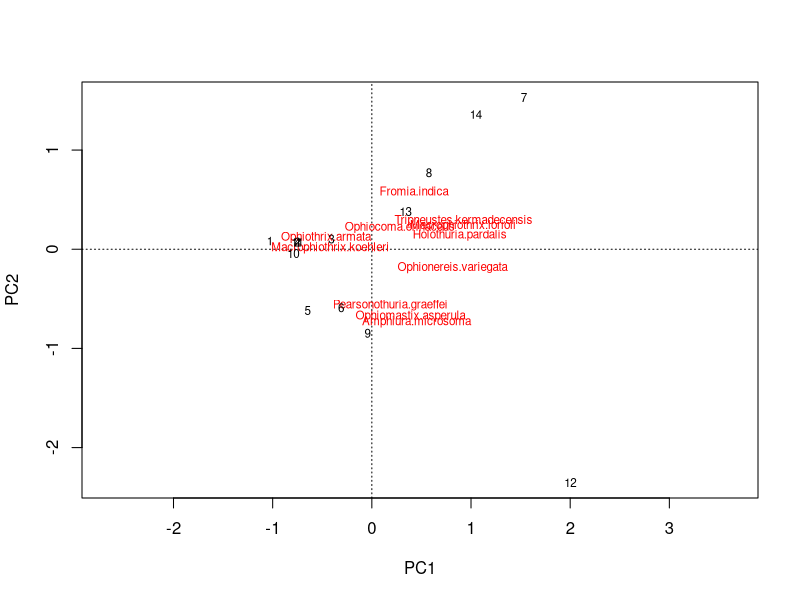
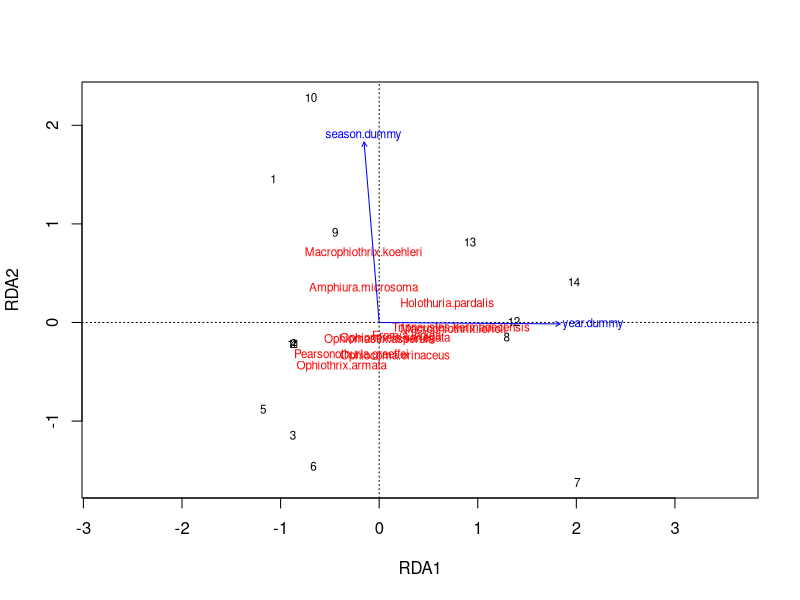
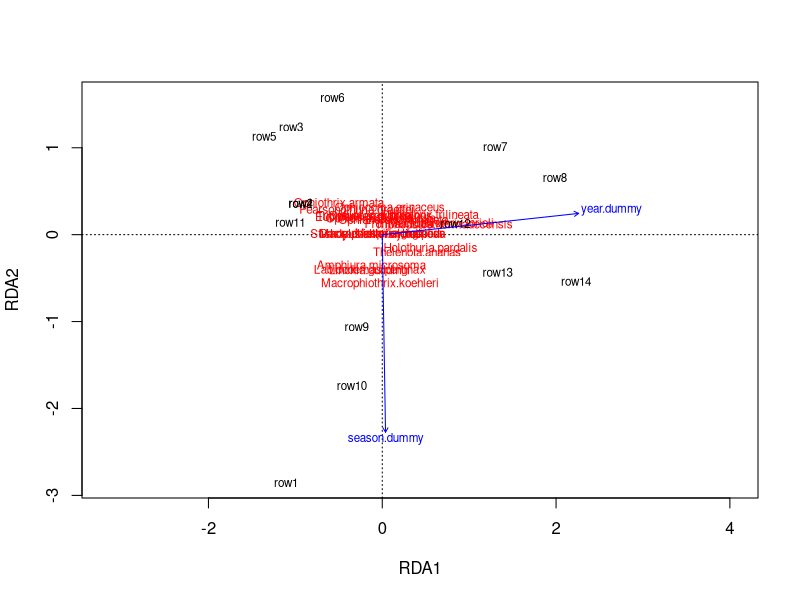
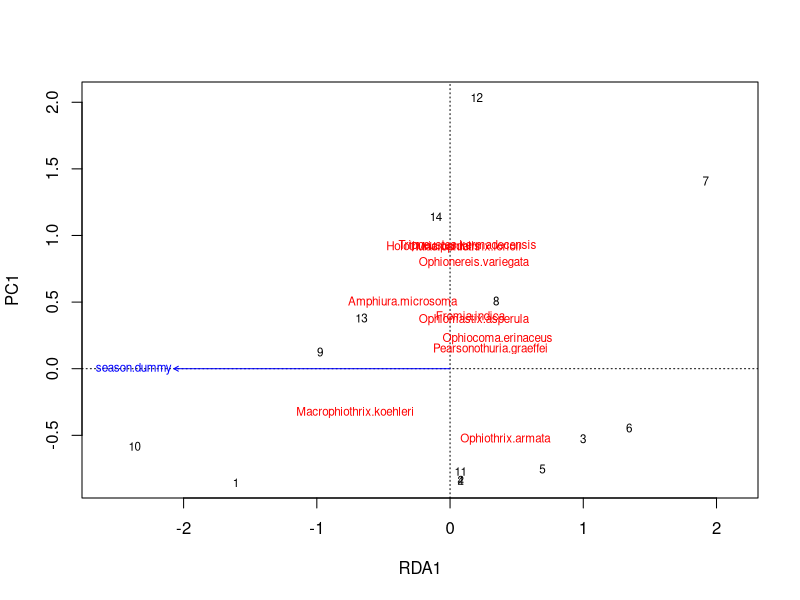
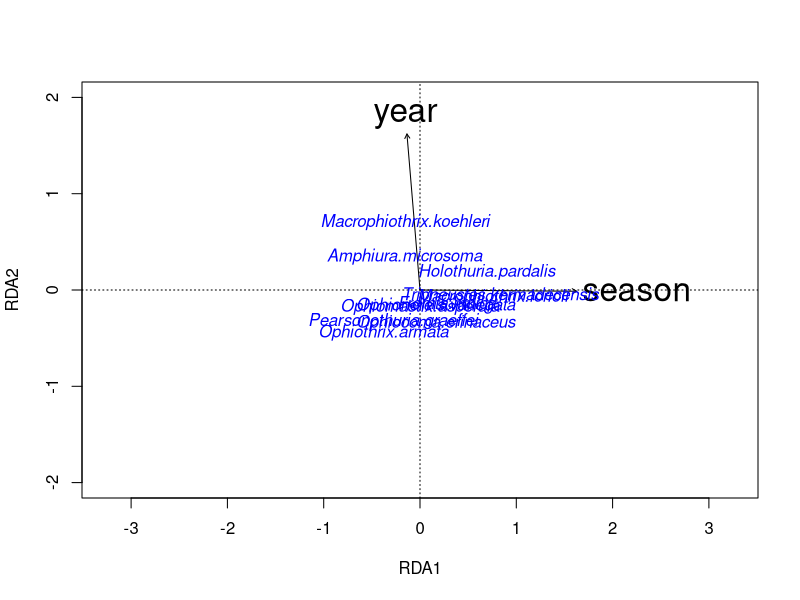
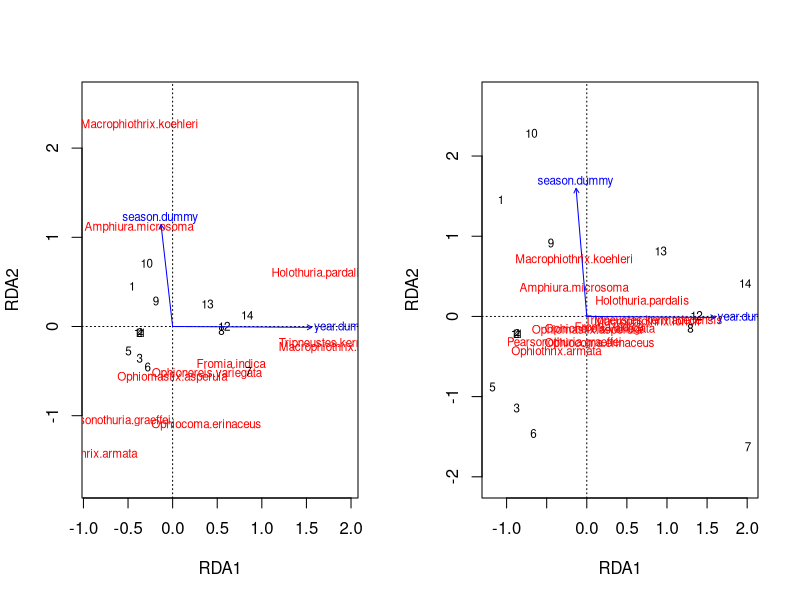
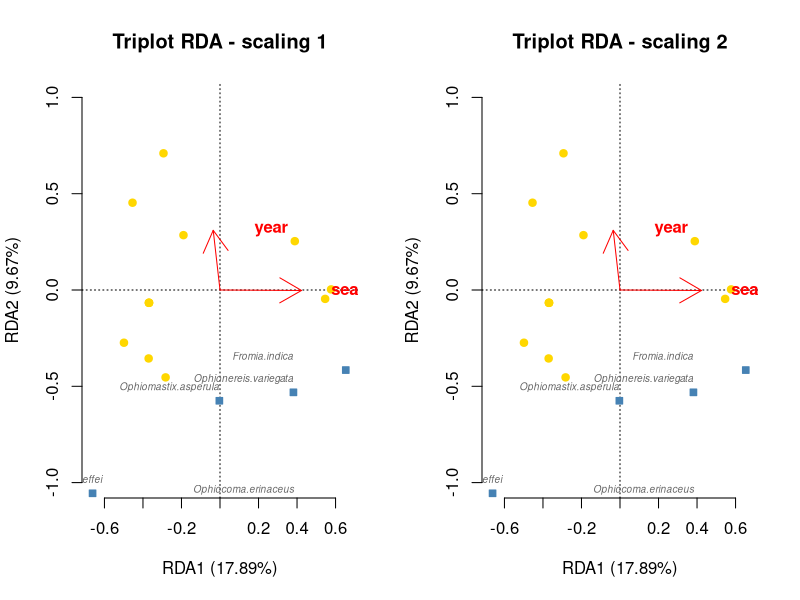

The R script that drew these images, in order:
## ---- chunk 1
library(tidyverse)
library(vegan)
library(ggplot2)
## ---- chunk 2
setwd("~/Desktop/Undergraduate/manuscript/hons_manuscript_2023/moore/nmds")
## ---- chunk 3
df <- read.csv("moore_counts_echinoSp_otutax2.csv")

df <- df %>%
  tibble::column_to_rownames("species") 
df <- lapply(df, as.numeric)
df <- as.data.frame(df) 
head(df)

env <- read_csv("moore_env.csv")
env <- env %>%
  tibble::column_to_rownames("sample")

env1 <- as.data.frame(env)
head(env1)

pa <- decostand(df, "pa") #standardize for presence absence
decorana(pa) #SD should be < 3
hel <- decostand(pa, "hellinger") #Hellinger transformation if SD is too high (Legendre and Gallagher 2001)
decorana(hel)
## ---- chunk 4
sum <- apply(pa, 2, sum) #calculate sum per species
sort(sum)
fin <- pa[, ! sum<2] #remove species that occur in fewer than 2 samples
fin <- fin[rowSums(fin[, -1])>0,] #remove sites with 0 species
sort(apply(fin, 2, max)) #variability in max "abundance"
sort(apply(fin, 2, sd)) #variation is not high
decorana(fin) #SD should be < 3
## ---- chunk 5
m1 <- rda(fin ~ 1, data=env1, scale=TRUE) # RDA analysis, scale=TRUE if not hellinger transformed
summary(m1) # % explained by variables in constrained 
plot(m1)
## ---- chunk 6
m2 <- rda(fin ~ year.dummy + season.dummy, data=env1, scale=TRUE) # RDA analysis, scale=TRUE if not hellinger transformed
summary(m2) # % explained by variables in constrained 
plot(m2)

m2a <- rda(hel ~ year.dummy + season.dummy, data=env1, scale=TRUE) # RDA analysis, scale=TRUE if not hellinger transformed
summary(m2a) # % explained by variables in constrained 
plot(m2a)

coef(m2) # extract canonical coefficients 
set.seed(111)
anova.cca(m2, STEP=1000) # checks if model is statistically significant 
anova.cca(m2, by="axis", step=10000) # statistical significance of each axis
anova.cca(m2, by="term", step=10000) # statistical significance of each term
vif.cca(m2) # anything above 10/20 should be avoided
RsquareAdj(m2)$adj.r.squared

coef(m2a) # extract canonical coefficients 
set.seed(111)
anova.cca(m2a, STEP=1000) # checks if model is statistically significant 
anova.cca(m2a, by="axis", step=10000) # statistical significance of each axis
anova.cca(m2a, by="term", step=10000) # statistical significance of each term
vif.cca(m2a) # anything above 10 should be avoided
RsquareAdj(m2a)$adj.r.squared
## ---- chunk 7
m3 <- rda(fin ~ season.dummy, data=env1, scale=TRUE) # RDA analysis, scale=TRUE if not hellinger transformed
summary(m3) # % explained by variables in constrained 
plot(m3)

coef(m3) # extract canonical coefficients 
set.seed(111)
anova.cca(m3, STEP=1000) # checks if model is statistically significant 
anova.cca(m3, by="axis", step=10000) # statistical significance of each axis
anova.cca(m3, by="term", step=10000) # statistical significance of each term
vif.cca(m3) # anything above 10 should be avoided
RsquareAdj(m3)$adj.r.squared
## ---- chunk 8
plot(m2, type="n", scaling=2, xlim=c(-2,2), ylim=c(-2,2)) 
text(m2, display="bp", col="black", labels = c("season","year"), cex=2)
text(m2, display="species", col="blue", cex=1, font=3)

par(mfrow=c(1,2))
ordiplot(m2,scaling=1, type="text")
ordiplot(m2,scaling=2, type="text") #angle depicts the relationship between variables and sites
## ---- chunk 9
#extract % explained by the first 2 axes
perc <- round(100*(summary(m2)$cont$importance[2, 1:2]), 2)

#extract scores - these are coordinates in the RDA space
sc_si <- scores(m2, display="sites", choices=c(1,2), scaling=1)
sc_sp <- scores(m2, display="species", choices=c(1,2), scaling=1)
sc_bp <- scores(m2, display="bp", choices=c(1, 2), scaling=1)

#set up a blank plot with scaling, axes, and labels
plot(m2,
     scaling = 1, # set scaling type 
     type = "none", # this excludes the plotting of any points from the results
     frame = FALSE,
     # set axis limits
     xlim = c(-0.5,0.5), 
     ylim = c(-1,1),
     # label the plot (title, and axes)
     main = "Triplot RDA - scaling 1",
     xlab = paste0("RDA1 (", perc[1], "%)"), 
     ylab = paste0("RDA2 (", perc[2], "%)") 
)

#add points for site scores
points(sc_si, 
       pch = 21, # set shape (here, circle with a fill colour)
       col = "gold", # outline colour
       bg = "gold", # fill colour
       cex = 1
       ) # size

#add points for species scores
points(sc_sp, 
       pch = 22, # set shape (here, square with a fill colour)
       bg = "steelblue",
       col = "steelblue", 
       cex = 1)

#add text labels for species abbreviations
text(sc_sp + c(0.03, 0.09), # adjust text coordinates to avoid overlap with points 
     labels = rownames(sc_sp), 
     x = sc_sp[,1] -0.7, #adjust text coordinate to avoid overlap with arrow tip
     y = sc_sp[,2] +0.085,
     col = "grey40", 
     font = 3, # bold
     cex = 0.6)

#add arrows for effects of the expanatory variables
arrows(0,0, # start them from (0,0)
       sc_bp[,1], sc_bp[,2], # end them at the score value
       col = "red", 
       lwd = 1)

#add text labels for arrows
text(x = sc_bp[,1] +0.3, #adjust text coordinate to avoid overlap with arrow tip
     y = sc_bp[,2] +0.00, 
     labels = c("season","year"), 
     col = "red", 
     cex = 1, 
     font = 2)
## ---- chunk 10
plot(m2,
     scaling = 2, # set scaling type 
     type = "none", # this excludes the plotting of any points from the results
     frame = FALSE,
     # set axis limits
     xlim = c(-0.5,0.5), 
     ylim = c(-1,1),
     # label the plot (title, and axes)
     main = "Triplot RDA - scaling 2",
     xlab = paste0("RDA1 (", perc[1], "%)"), 
     ylab = paste0("RDA2 (", perc[2], "%)") 
)

#add points for site scores
points(sc_si, 
       pch = 21, # set shape (here, circle with a fill colour)
       col = "gold", # outline colour
       bg = "gold", # fill colour
       cex = 1
) # size

#add points for species scores
points(sc_sp, 
       pch = 22, # set shape (here, square with a fill colour)
       bg = "steelblue",
       col = "steelblue", 
       cex = 1)

#add text labels for species abbreviations
text(sc_sp + c(0.03, 0.09), # adjust text coordinates to avoid overlap with points 
     labels = rownames(sc_sp), 
     x = sc_sp[,1] -0.7, #adjust text coordinate to avoid overlap with arrow tip
     y = sc_sp[,2] +0.085,
     col = "grey40", 
     font = 3, # bold
     cex = 0.6)

#add arrows for effects of the expanatory variables
arrows(0,0, # start them from (0,0)
       sc_bp[,1], sc_bp[,2], # end them at the score value
       col = "red", 
       lwd = 1)

#add text labels for arrows
text(x = sc_bp[,1] +0.3, #adjust text coordinate to avoid overlap with arrow tip
     y = sc_bp[,2] +0.00, 
     labels = c("season","year"), 
     col = "red", 
     cex = 1, 
     font = 2)
